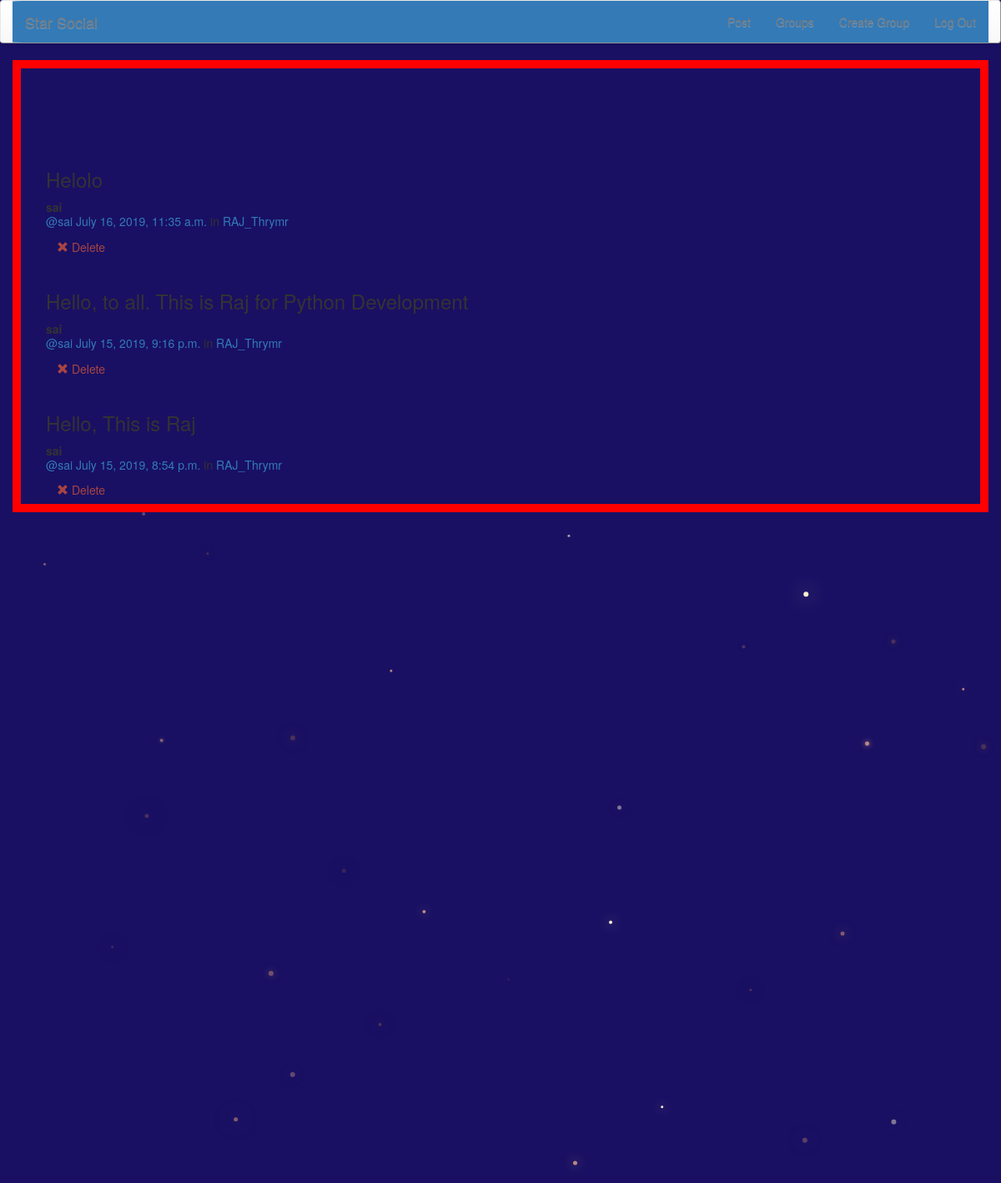
Screenshot of /posts/ (signed in) with the database file from the repository.
### posts/models.py (models this page shows, shortened)
class Post(models.Model):
    user=models.ForeignKey(User,related_name='posts')
    created_at=models.DateTimeField(auto_now=True)
    message=models.TextField()
    message_html=models.TextField(editable=False)
    group=models.ForeignKey(Group,related_name='posts',null=True,blank=True)
    class Meta:
        ordering=['-created_at']
        unique_together=['user','message']

### groups/models.py (models this page shows, shortened)
class Group(models.Model):
    name=models.CharField(max_length=255,unique=True)
    slug=models.SlugField(allow_unicode=True,unique=True)
    description=models.TextField(blank=True,default='')
    description_html=models.TextField(editable=False,default='',blank=True)
    members=models.ManyToManyField(User,through='GroupMember')
    class Meta:
        ordering=['name']

### posts/views.py (the view)
class PostList(SelectRelatedMixin,generic.ListView):
    model=models.Post
    select_related=('user','group')

### posts/templates/posts/post_list.html (shortened to what this page needs)
{% extends "posts/post_base.html" %}
{% load staticfiles %}
{% block post_content %}
<div class="col-md-8">
	{% for post in post_list %}
  {% include "posts/_post.html" %}
	{% endfor %}
</div>
{% endblock %}

### posts/templates/posts/_post.html
<div class="post media">
    <h3>{{ post.message_html|safe }}</h3>
    <div class="media-body">
        <strong>{{ post.user.username }}</strong>
        <h5 class="media-heading">
            <span class="username"><a
                    href="{% url 'posts:for_user' username=post.user.username %}">@{{ post.user.username }}</a></span>
            <time class="time"><a
                    href="{% url 'posts:single' username=post.user.username pk=post.pk %}">{{ post.created_at }}</a></time>
            {% if post.group %}
            <span class="group-name">in <a href="#">{{ post.group.name }}</a></span>
            {% endif %}
        </h5>
        <div class="media-footer">
            {% if user.is_authenticated and post.user == user and not hide_delete %}
            <a href="{% url 'posts:delete' pk=post.pk %}" title="delete" class="btn btn-simple">
                <span class="glyphicon glyphicon-remove text-danger" aria-hidden="true"></span>
                <span class="text-danger icon-label">Delete</span>
            </a>
            {% endif %}
        </div>
    </div>
</div>

### static/css/master.css (style rules this page uses)
html, body { height: 100%; width: 100%; overflow: hidden; background: #191063; margin: 0; }

### rows the page displays
Post: message_html "Helolo", user.username "sai", created_at "July 16, 2019, 11:35 a.m.", group.name "RAJ_Thrymr", shows "Delete"
Post: message_html "Hello, to all. This is Raj for Python Development", user.username "sai", created_at "July 15, 2019, 9:16 p.m.", group.name "RAJ_Thrymr", shows "Delete"
Post: message_html "Hello, This is Raj", user.username "sai", created_at "July 15, 2019, 8:54 p.m.", group.name "RAJ_Thrymr", shows "Delete"
